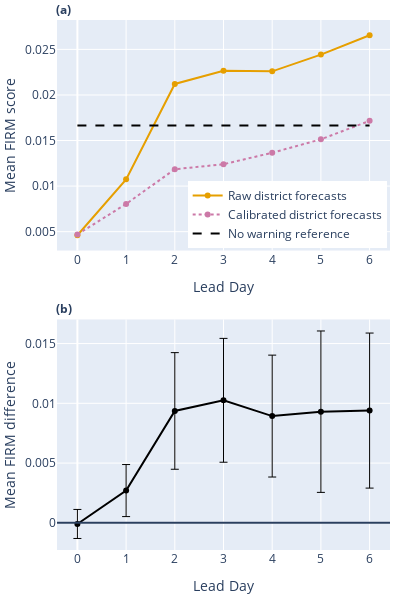

The notebook cell this image was saved under:
### Markdown cell above
# Create subplots

### Code cell
fig = make_subplots(
    rows=2, cols=1, subplot_titles=("<b>(a)</b>", "<b>(b)</b>"), vertical_spacing=0.13
)
fig.update_annotations(font_size=12, xshift=-170, xanchor="left")

# Subplot 1
fig.add_trace(
    go.Scatter(
        x=mean_firm_uncal.lead_day,
        y=mean_firm_uncal.firm_score,
        name="Raw district forecasts",
        line=dict(color="#E69F00"),
    ),
    row=1,
    col=1,
)
fig.add_trace(
    go.Scatter(
        x=mean_firm_recal.lead_day,
        y=mean_firm_recal.firm_score,
        name="Calibrated district forecasts",
        line=dict(color="#CC79A7", dash="dot"),
    ),
    row=1,
    col=1,
)
fig.add_trace(
    go.Scatter(
        x=mean_firm_ref.lead_day,
        y=mean_firm_ref.firm_score,
        name="No warning reference",
        mode="lines",
        line=dict(color="black", dash="dash"),
    ),
    row=1,
    col=1,
)

# Subplot 2

fig.add_trace(
    go.Scatter(
        x=mean_firm_ref.lead_day,
        y=dm_result["mean"],
        line=dict(color="black"),
        error_y=dict(
            thickness=1,
            type="data",
            symmetric=False,
            array=dm_result["ci_upper"] - dm_result["mean"],
            arrayminus=dm_result["mean"] - dm_result["ci_lower"],
        ),
        showlegend=False,
    ),
    row=2,
    col=1,
)
fig.add_hline(y=0, row=2, col=1)


fig.update_layout(
    width=400,
    height=600,
    margin=go.layout.Margin(
        l=0,  # left margin
        r=10,  # right margin
        b=50,  # bottom margin
        t=20,  # top margin
    ),
    legend=dict(yanchor="bottom", y=0.57, xanchor="right", x=0.99),
)
fig.update_yaxes(title_text="Mean FIRM score", row=1, col=1)
fig.update_yaxes(title_text="Mean FIRM difference", row=2, col=1)
fig.update_xaxes(title_text="Lead Day", row=1, col=1, dtick=1)
fig.update_xaxes(title_text="Lead Day", row=2, col=1, dtick=1)
fig.show()

### Figure 1 — Plotly figure (JSON) as saved in the notebook; plotly's stock layout.template omitted (floating-point values rounded to 4 significant figures)
{"data": [{"line": {"color": "#E69F00"}, "name": "Raw district forecasts", "type": "scatter", "x": [0, 1, 2, 3, 4, 5, 6], "xaxis": "x", "y": [0.004604, 0.01074, 0.02121, 0.02265, 0.02259, 0.02443, 0.02655], "yaxis": "y"}, {"line": {"color": "#CC79A7", "dash": "dot"}, "name": "Calibrated district forecasts", "type": "scatter", "x": [0, 1, 2, 3, 4, 5, 6], "xaxis": "x", "y": [0.004696, 0.008042, 0.01185, 0.0124, 0.01366, 0.01513, 0.01716], "yaxis": "y"}, {"line": {"color": "black", "dash": "dash"}, "mode": "lines", "name": "No warning reference", "type": "scatter", "x": [0, 1, 2, 3, 4, 5, 6], "xaxis": "x", "y": [0.01664, 0.01664, 0.01664, 0.01664, 0.01664, 0.01664, 0.01664], "yaxis": "y"}, {"error_y": {"array": [0.001214, 0.002177, 0.004878, 0.005179, 0.005098, 0.006751, 0.006484], "arrayminus": [0.001214, 0.002177, 0.004878, 0.005179, 0.005098, 0.006751, 0.006484], "symmetric": false, "thickness": 1, "type": "data"}, "line": {"color": "black"}, "showlegend": false, "type": "scatter", "x": [0, 1, 2, 3, 4, 5, 6], "xaxis": "x2", "y": [-9.208e-05, 0.002701, 0.009362, 0.01025, 0.008932, 0.0093, 0.009392], "yaxis": "y2"}], "layout": {"annotations": [{"font": {"size": 12}, "showarrow": false, "text": "<b>(a)</b>", "x": 0.5, "xanchor": "left", "xref": "paper", "xshift": -170, "y": 1, "yanchor": "bottom", "yref": "paper"}, {"font": {"size": 12}, "showarrow": false, "text": "<b>(b)</b>", "x": 0.5, "xanchor": "left", "xref": "paper", "xshift": -170, "y": 0.435, "yanchor": "bottom", "yref": "paper"}], "height": 600, "legend": {"x": 0.99, "xanchor": "right", "y": 0.57, "yanchor": "bottom"}, "margin": {"b": 50, "l": 0, "r": 10, "t": 20}, "shapes": [{"type": "line", "x0": 0, "x1": 1, "xref": "x2 domain", "y0": 0, "y1": 0, "yref": "y2"}], "width": 400, "xaxis": {"anchor": "y", "domain": [0, 1], "dtick": 1, "title": {"text": "Lead Day"}}, "xaxis2": {"anchor": "y2", "domain": [0, 1], "dtick": 1, "title": {"text": "Lead Day"}}, "yaxis": {"anchor": "x", "domain": [0.565, 1], "title": {"text": "Mean FIRM score"}}, "yaxis2": {"anchor": "x2", "domain": [0, 0.435], "title": {"text": "Mean FIRM difference"}}}}
